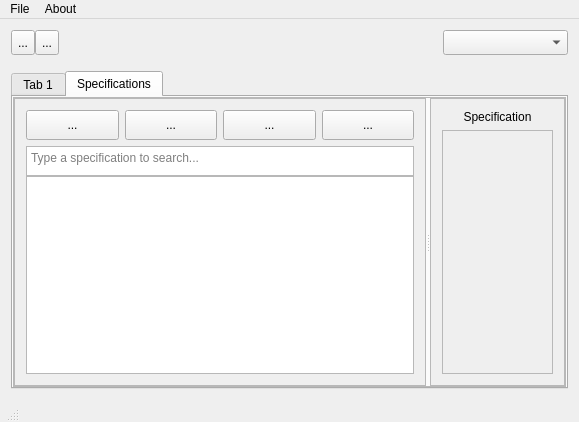
<?xml version="1.0" encoding="UTF-8"?>
<ui version="4.0">
 <class>Potatool2UI</class>
 <widget class="QMainWindow" name="Potatool2UI">
  <property name="geometry">
   <rect>
    <x>0</x>
    <y>0</y>
    <width>579</width>
    <height>422</height>
   </rect>
  </property>
  <property name="sizePolicy">
   <sizepolicy hsizetype="Maximum" vsizetype="Maximum">
    <horstretch>0</horstretch>
    <verstretch>0</verstretch>
   </sizepolicy>
  </property>
  <property name="windowTitle">
   <string>Potatool</string>
  </property>
  <widget class="QWidget" name="centralWidget">
   <property name="sizePolicy">
    <sizepolicy hsizetype="Expanding" vsizetype="Expanding">
     <horstretch>0</horstretch>
     <verstretch>0</verstretch>
    </sizepolicy>
   </property>
   <layout class="QHBoxLayout" name="horizontalLayout_7">
    <item>
     <layout class="QVBoxLayout" name="verticalLayout_3">
      <item>
       <layout class="QHBoxLayout" name="horizontalLayout_6">
        <property name="spacing">
         <number>0</number>
        </property>
        <property name="bottomMargin">
         <number>10</number>
        </property>
        <item>
         <layout class="QHBoxLayout" name="horizontalLayout_5">
          <property name="spacing">
           <number>0</number>
          </property>
          <item>
           <widget class="QToolButton" name="SaveProject">
            <property name="minimumSize">
             <size>
              <width>0</width>
              <height>25</height>
             </size>
            </property>
            <property name="text">
             <string>...</string>
            </property>
           </widget>
          </item>
          <item>
           <widget class="QToolButton" name="LoadProject">
            <property name="minimumSize">
             <size>
              <width>0</width>
              <height>25</height>
             </size>
            </property>
            <property name="text">
             <string>...</string>
            </property>
           </widget>
          </item>
         </layout>
        </item>
        <item>
         <spacer name="horizontalSpacer">
          <property name="orientation">
           <enum>Qt::Horizontal</enum>
          </property>
          <property name="sizeHint" stdset="0">
           <size>
            <width>40</width>
            <height>20</height>
           </size>
          </property>
         </spacer>
        </item>
        <item>
         <widget class="QComboBox" name="comboBox">
          <property name="minimumSize">
           <size>
            <width>125</width>
            <height>25</height>
           </size>
          </property>
         </widget>
        </item>
       </layout>
      </item>
      <item>
       <widget class="QTabWidget" name="tabWidget">
        <property name="currentIndex">
         <number>1</number>
        </property>
        <widget class="QWidget" name="tab">
         <attribute name="title">
          <string>Tab 1</string>
         </attribute>
        </widget>
        <widget class="QWidget" name="SpecificationsTab">
         <attribute name="title">
          <string>Specifications</string>
         </attribute>
         <layout class="QHBoxLayout" name="horizontalLayout_4">
          <property name="spacing">
           <number>0</number>
          </property>
          <property name="leftMargin">
           <number>0</number>
          </property>
          <property name="topMargin">
           <number>0</number>
          </property>
          <property name="rightMargin">
           <number>0</number>
          </property>
          <property name="bottomMargin">
           <number>0</number>
          </property>
          <item>
           <widget class="QSplitter" name="splitter">
            <property name="sizePolicy">
             <sizepolicy hsizetype="Expanding" vsizetype="Expanding">
              <horstretch>0</horstretch>
              <verstretch>0</verstretch>
             </sizepolicy>
            </property>
            <property name="frameShape">
             <enum>QFrame::StyledPanel</enum>
            </property>
            <property name="lineWidth">
             <number>5</number>
            </property>
            <property name="orientation">
             <enum>Qt::Horizontal</enum>
            </property>
            <widget class="QScrollArea" name="scrollArea">
             <property name="sizePolicy">
              <sizepolicy hsizetype="Preferred" vsizetype="Expanding">
               <horstretch>0</horstretch>
               <verstretch>0</verstretch>
              </sizepolicy>
             </property>
             <property name="widgetResizable">
              <bool>true</bool>
             </property>
             <widget class="QWidget" name="scrollAreaWidgetContents">
              <property name="geometry">
               <rect>
                <x>0</x>
                <y>0</y>
                <width>420</width>
                <height>287</height>
               </rect>
              </property>
              <layout class="QHBoxLayout" name="horizontalLayout_2">
               <item>
                <layout class="QVBoxLayout" name="verticalLayout">
                 <property name="spacing">
                  <number>0</number>
                 </property>
                 <item>
                  <layout class="QHBoxLayout" name="horizontalLayout">
                   <property name="bottomMargin">
                    <number>6</number>
                   </property>
                   <item>
                    <widget class="QToolButton" name="AddSpecBtn">
                     <property name="sizePolicy">
                      <sizepolicy hsizetype="Expanding" vsizetype="Expanding">
                       <horstretch>0</horstretch>
                       <verstretch>0</verstretch>
                      </sizepolicy>
                     </property>
                     <property name="maximumSize">
                      <size>
                       <width>16777215</width>
                       <height>30</height>
                      </size>
                     </property>
                     <property name="text">
                      <string>...</string>
                     </property>
                    </widget>
                   </item>
                   <item>
                    <widget class="QToolButton" name="RemoveSpecBtn">
                     <property name="sizePolicy">
                      <sizepolicy hsizetype="Expanding" vsizetype="Expanding">
                       <horstretch>0</horstretch>
                       <verstretch>0</verstretch>
                      </sizepolicy>
                     </property>
                     <property name="maximumSize">
                      <size>
                       <width>16777215</width>
                       <height>30</height>
                      </size>
                     </property>
                     <property name="text">
                      <string>...</string>
                     </property>
                    </widget>
                   </item>
                   <item>
                    <widget class="QToolButton" name="ExpandCollapse">
                     <property name="sizePolicy">
                      <sizepolicy hsizetype="Expanding" vsizetype="Expanding">
                       <horstretch>0</horstretch>
                       <verstretch>0</verstretch>
                      </sizepolicy>
                     </property>
                     <property name="maximumSize">
                      <size>
                       <width>16777215</width>
                       <height>30</height>
                      </size>
                     </property>
                     <property name="text">
                      <string>...</string>
                     </property>
                    </widget>
                   </item>
                   <item>
                    <widget class="QToolButton" name="ExportBtn">
                     <property name="sizePolicy">
                      <sizepolicy hsizetype="Expanding" vsizetype="Expanding">
                       <horstretch>0</horstretch>
                       <verstretch>0</verstretch>
                      </sizepolicy>
                     </property>
                     <property name="maximumSize">
                      <size>
                       <width>16777215</width>
                       <height>30</height>
                      </size>
                     </property>
                     <property name="text">
                      <string>...</string>
                     </property>
                    </widget>
                   </item>
                  </layout>
                 </item>
                 <item>
                  <widget class="QTextEdit" name="SpecSearchInput">
                   <property name="maximumSize">
                    <size>
                     <width>16777215</width>
                     <height>30</height>
                    </size>
                   </property>
                   <property name="lineWrapMode">
                    <enum>QTextEdit::WidgetWidth</enum>
                   </property>
                   <property name="placeholderText">
                    <string>Type a specification to search...</string>
                   </property>
                  </widget>
                 </item>
                 <item>
                  <widget class="QTreeView" name="SpecTreeView"/>
                 </item>
                </layout>
               </item>
              </layout>
             </widget>
            </widget>
            <widget class="QScrollArea" name="scrollArea_2">
             <property name="widgetResizable">
              <bool>true</bool>
             </property>
             <widget class="QWidget" name="scrollAreaWidgetContents_2">
              <property name="geometry">
               <rect>
                <x>0</x>
                <y>0</y>
                <width>122</width>
                <height>287</height>
               </rect>
              </property>
              <property name="sizePolicy">
               <sizepolicy hsizetype="Expanding" vsizetype="Preferred">
                <horstretch>0</horstretch>
                <verstretch>0</verstretch>
               </sizepolicy>
              </property>
              <layout class="QHBoxLayout" name="horizontalLayout_3">
               <item>
                <layout class="QVBoxLayout" name="verticalLayout_2">
                 <item>
                  <widget class="QLabel" name="label">
                   <property name="text">
                    <string>Specification</string>
                   </property>
                   <property name="scaledContents">
                    <bool>true</bool>
                   </property>
                   <property name="alignment">
                    <set>Qt::AlignCenter</set>
                   </property>
                  </widget>
                 </item>
                 <item>
                  <widget class="QFrame" name="frame">
                   <property name="sizePolicy">
                    <sizepolicy hsizetype="Expanding" vsizetype="Expanding">
                     <horstretch>0</horstretch>
                     <verstretch>0</verstretch>
                    </sizepolicy>
                   </property>
                   <property name="frameShape">
                    <enum>QFrame::StyledPanel</enum>
                   </property>
                   <property name="frameShadow">
                    <enum>QFrame::Raised</enum>
                   </property>
                  </widget>
                 </item>
                </layout>
               </item>
              </layout>
             </widget>
            </widget>
           </widget>
          </item>
         </layout>
        </widget>
       </widget>
      </item>
     </layout>
    </item>
   </layout>
  </widget>
  <widget class="QStatusBar" name="statusBar">
   <property name="sizePolicy">
    <sizepolicy hsizetype="Maximum" vsizetype="Maximum">
     <horstretch>0</horstretch>
     <verstretch>0</verstretch>
    </sizepolicy>
   </property>
  </widget>
  <widget class="QMenuBar" name="menuBar">
   <property name="enabled">
    <bool>true</bool>
   </property>
   <property name="geometry">
    <rect>
     <x>0</x>
     <y>0</y>
     <width>579</width>
     <height>21</height>
    </rect>
   </property>
   <property name="nativeMenuBar">
    <bool>false</bool>
   </property>
   <widget class="QMenu" name="menuFile">
    <property name="title">
     <string>File</string>
    </property>
    <addaction name="actionNew_Project"/>
    <addaction name="actionOpen_Project"/>
   </widget>
   <widget class="QMenu" name="menuAbout">
    <property name="title">
     <string>About</string>
    </property>
   </widget>
   <addaction name="menuFile"/>
   <addaction name="menuAbout"/>
  </widget>
  <action name="actionNew_Project">
   <property name="text">
    <string>New Project</string>
   </property>
  </action>
  <action name="actionOpen_Project">
   <property name="text">
    <string>Open Project</string>
   </property>
  </action>
 </widget>
 <layoutdefault spacing="6" margin="11"/>
 <resources/>
 <connections/>
</ui>
